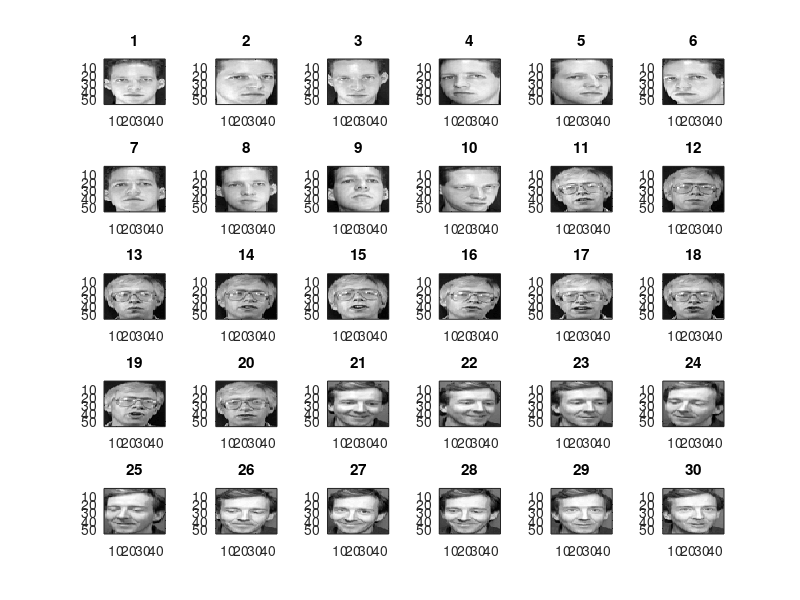

MATLAB code for this plot:

clear;
clc;
load FaceData_56_46
Persons = 3;
ImagesPerPerson = 10;
M = [];
for p=(1:Persons)
    for i=(1:ImagesPerPerson)
        x = FaceData(p, i).Image;
        [irow, icol] = size(x);
        x = double(x);
        temp = reshape(x', irow * icol, 1);
        M = [M temp];
    end
end

figure;
n=Persons*ImagesPerPerson;
for i=(1:n)
    subplot(round(sqrt(n)), round(sqrt(n)) + 1, i);
    imagesc(reshape(M(:,i), [46, 56])');
    title(i)
    colormap gray;
end

id = (1:n);
result = kmeans(M', Persons);
result = [id', result];
sortrows(result, 2)
